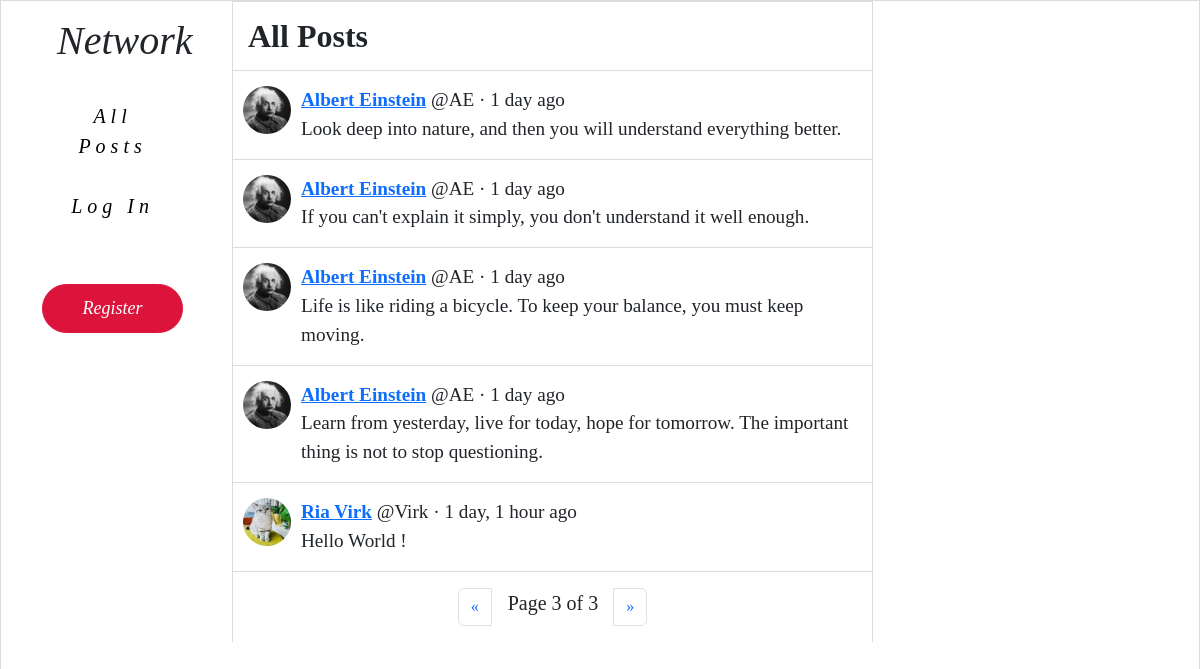
/?page=3, run on the app's committed database.
### network/models.py (models this page shows, shortened)
class Post(models.Model):
    user = models.ForeignKey("User", on_delete=models.CASCADE, related_name="posts")
    body = models.TextField(blank=True, max_length=280)
    likes = models.ManyToManyField("User", blank=True, related_name="likes")
    timestamp = models.DateTimeField(auto_now_add=True)
    def get_time(self):
        return humanize.naturaltime(self.timestamp)

class User(AbstractUser):
    pass
    bio = models.TextField(blank=True, max_length=160)
    profile_picture = models.ImageField(default="default.jpeg", upload_to="profile_pictures")

### network/views.py (the view)
# urls.py: path("", views.index, name="index"),
def index(request):
    posts = Post.objects.all().order_by('-timestamp')
    paginator = Paginator(posts, 10)
    page_number = request.GET.get('page')
    page_obj = paginator.get_page(page_number)
    if request.user.is_anonymous:
        context = {"page_obj": page_obj}
    else:
        context = {
        "page_obj": page_obj,
        "recommend_follow": recommend_follow(request),
    }
    return render(request, "network/index.html", context)

### network/templates/network/index.html (shortened to what this page needs)
{% extends "network/layout.html" %}
{% block body %}
    <div class="page-title" >All Posts</div>
    {% for post in page_obj %}
    <div class="post-outer-container">
        <div class="post-container" >
            <div class="profile-pic">
                {% if user.is_authenticated %}
                    <a href="/profile/{{ post.user.username }}">
                        <img src="{{ post.user.profile_picture.url }}" />
                    </a>
                {% else %}
                    <a href="{% url 'login' %}">
                        <img src="{{ post.user.profile_picture.url }}" />
                    </a>
                {% endif %}
            </div>
                <div class="post-body-container" style = "font-size: 1.2em ;">
                    <div class="post-body-top">
                        <div>
                            {% if user.is_authenticated %}
                                <a href="/profile/{{ post.user.username }}"><b>{{ post.user.first_name }} {{ post.user.last_name }}</a> </b> @{{ post.user.username }} · {{ post.get_time }}
                            {% else %}
                                <a href="{% url 'login' %}"><b>{{ post.user.first_name }} {{ post.user.last_name }}</a> </b> @{{ post.user.username }} · {{ post.get_time }}
                            {% endif %}
                    </div>
                </div>
                <div class="post-body" data-post-id="{{ post.id }}" data-status="close">
                    <div class="original-post">{{ post.body }}</div>
                </div>
            </div>
        </div>
    </div>
    {% endfor %}
    <nav aria-label="Page navigation">
        <ul class="pagination justify-content-center mt-3">
            {% if page_obj.has_previous %}
          <li class="page-item">
            <a id="prev" class="page-link" href="?page={{ page_obj.previous_page_number }}" aria-label="Previous">
              <span aria-hidden="true">&laquo;</span>
            </a>
          </li>
          {% else %}
          <li class="page-item">
            <a id="prev" class="page-link" href="#" aria-label="Previous">
              <span aria-hidden="true">&laquo;</span>
            </a>
          </li>
          {% endif %}
          <span class="current fs-5 mx-3">
            Page {{ page_obj.number }} of {{ page_obj.paginator.num_pages }}
        </span>
        {% if page_obj.has_next %}
          <li class="page-item">
                <a id="next" class="page-link" href="?page={{ page_obj.next_page_number }}" aria-label="Next">
                    <span aria-hidden="true">&raquo;</span>
                  </a>
          </li>
          {% else %}
          <li class="page-item">
            <a id="next" class="page-link" href="#" aria-label="Next">
                <span aria-hidden="true">&raquo;</span>
              </a>
      </li>
          {% endif %}
        </ul>
      </nav>
{% endblock %}

### network/static/network/style.css (style rules this page uses)
body { border: 1px solid gainsboro; height: 100vh; width: 100vw; }
.page-title { background-color: white; border-top: 1px solid gainsboro; border-bottom: 1px solid gainsboro; font-weight: bold; margin-top: auto; margin-bottom: auto; padding: 10px 0px 10px 15px; }
.post-outer-container { border-bottom: 1px solid gainsboro; padding: 15px 10px 15px 10px; }
.post-container { background-color: white; display: flex; font-size: 16px; height: auto; width: 100%; }
.profile-pic img { border-radius: 100%; height: 48px; margin-right: 10px; width: 48px; }
.post-body-container { width: 100%; }
.post-body-top { display: flex; justify-content: space-between; }

### data on the page
Post: user.profile_picture (picture), user.first_name "Albert", user.last_name "Einstein", user.username "AE", get_time "1 day ago", body "Look deep into nature, and then you will understand everything better."
Post: user.profile_picture (picture), user.first_name "Albert", user.last_name "Einstein", user.username "AE", get_time "1 day ago", body "If you can't explain it simply, you don't understand it well enough."
Post: user.profile_picture (picture), user.first_name "Albert", user.last_name "Einstein", user.username "AE", get_time "1 day ago", body "Life is like riding a bicycle. To keep your balance, you must keep moving."
Post: user.profile_picture (picture), user.first_name "Albert", user.last_name "Einstein", user.username "AE", get_time "1 day ago", body "Learn from yesterday, live for today, hope for tomorrow. The important thing is not to stop questioning."
Post: user.profile_picture (picture), user.first_name "Ria", user.last_name "Virk", user.username "Virk", get_time "1 day, 1 hour ago", body "Hello World !"

### other printed values
{{ page_obj.number }} "3"
{{ page_obj.paginator.num_pages }} "3"
